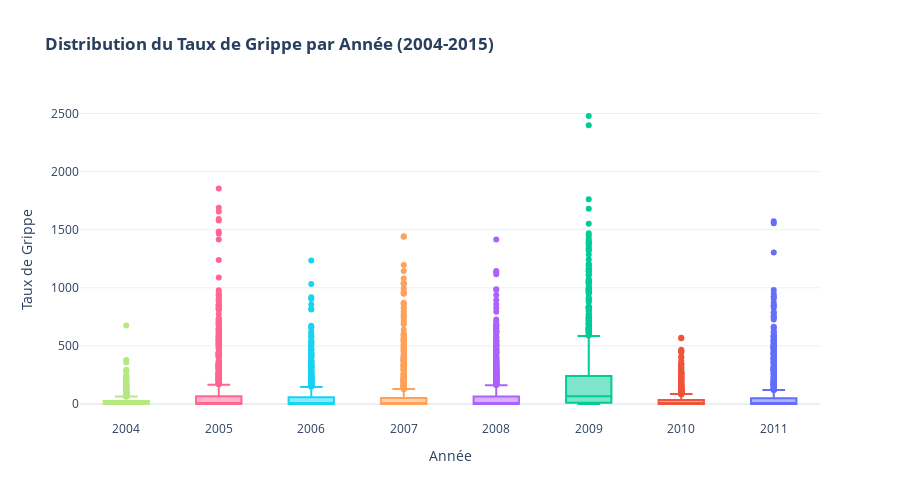

Notebook code for this chart:
### Code cell
# Graphique Boxplot du Taux de Grippe par année
fig_year = px.box(
    df, 
    x='year', 
    y='TauxGrippe',
    color='year',  
    points='outliers', # Affiche uniquement les points extrêmes
    title='<b>Distribution du Taux de Grippe par Année (2004-2015)</b>',
    template='plotly_white',
    hover_data=['region_name', 'week'] # Affiche la région et la semaine au survol des points
)

fig_year.update_layout(
    xaxis_title="Année",
    yaxis_title="Taux de Grippe",
    showlegend=False,
    height=500
)
fig_year.show()

### Figure 1 — Plotly figure (JSON) as saved in the notebook; plotly's stock layout.template omitted (floating-point values rounded to 4 significant figures; data arrays with more than 128 entries replaced by an {"elided": "..."} marker saying what was removed)
{"data": [{"alignmentgroup": "True", "boxpoints": "outliers", "customdata": {"elided": "1144x2 mixed values"}, "hovertemplate": "year=%{x}<br>TauxGrippe=%{y}<br>region_name=%{customdata[0]}<br>week=%{customdata[1]}<extra></extra>", "legendgroup": "2011", "marker": {"color": "#636efa"}, "name": "2011", "notched": false, "offsetgroup": "2011", "orientation": "v", "showlegend": true, "type": "box", "x": {"elided": "1144 int values"}, "x0": " ", "xaxis": "x", "y": {"elided": "1144 int values"}, "y0": " ", "yaxis": "y"}, {"alignmentgroup": "True", "boxpoints": "outliers", "customdata": {"elided": "1166x2 mixed values"}, "hovertemplate": "year=%{x}<br>TauxGrippe=%{y}<br>region_name=%{customdata[0]}<br>week=%{customdata[1]}<extra></extra>", "legendgroup": "2010", "marker": {"color": "#EF553B"}, "name": "2010", "notched": false, "offsetgroup": "2010", "orientation": "v", "showlegend": true, "type": "box", "x": {"elided": "1166 int values"}, "x0": " ", "xaxis": "x", "y": {"elided": "1166 int values"}, "y0": " ", "yaxis": "y"}, {"alignmentgroup": "True", "boxpoints": "outliers", "customdata": {"elided": "1144x2 mixed values"}, "hovertemplate": "year=%{x}<br>TauxGrippe=%{y}<br>region_name=%{customdata[0]}<br>week=%{customdata[1]}<extra></extra>", "legendgroup": "2009", "marker": {"color": "#00cc96"}, "name": "2009", "notched": false, "offsetgroup": "2009", "orientation": "v", "showlegend": true, "type": "box", "x": {"elided": "1144 int values"}, "x0": " ", "xaxis": "x", "y": {"elided": "1144 int values"}, "y0": " ", "yaxis": "y"}, {"alignmentgroup": "True", "boxpoints": "outliers", "customdata": {"elided": "1144x2 mixed values"}, "hovertemplate": "year=%{x}<br>TauxGrippe=%{y}<br>region_name=%{customdata[0]}<br>week=%{customdata[1]}<extra></extra>", "legendgroup": "2008", "marker": {"color": "#ab63fa"}, "name": "2008", "notched": false, "offsetgroup": "2008", "orientation": "v", "showlegend": true, "type": "box", "x": {"elided": "1144 int values"}, "x0": " ", "xaxis": "x", "y": {"elided": "1144 int values"}, "y0": " ", "yaxis": "y"}, {"alignmentgroup": "True", "boxpoints": "outliers", "customdata": {"elided": "1144x2 mixed values"}, "hovertemplate": "year=%{x}<br>TauxGrippe=%{y}<br>region_name=%{customdata[0]}<br>week=%{customdata[1]}<extra></extra>", "legendgroup": "2007", "marker": {"color": "#FFA15A"}, "name": "2007", "notched": false, "offsetgroup": "2007", "orientation": "v", "showlegend": true, "type": "box", "x": {"elided": "1144 int values"}, "x0": " ", "xaxis": "x", "y": {"elided": "1144 int values"}, "y0": " ", "yaxis": "y"}, {"alignmentgroup": "True", "boxpoints": "outliers", "customdata": {"elided": "1144x2 mixed values"}, "hovertemplate": "year=%{x}<br>TauxGrippe=%{y}<br>region_name=%{customdata[0]}<br>week=%{customdata[1]}<extra></extra>", "legendgroup": "2006", "marker": {"color": "#19d3f3"}, "name": "2006", "notched": false, "offsetgroup": "2006", "orientation": "v", "showlegend": true, "type": "box", "x": {"elided": "1144 int values"}, "x0": " ", "xaxis": "x", "y": {"elided": "1144 int values"}, "y0": " ", "yaxis": "y"}, {"alignmentgroup": "True", "boxpoints": "outliers", "customdata": {"elided": "1166x2 mixed values"}, "hovertemplate": "year=%{x}<br>TauxGrippe=%{y}<br>region_name=%{customdata[0]}<br>week=%{customdata[1]}<extra></extra>", "legendgroup": "2005", "marker": {"color": "#FF6692"}, "name": "2005", "notched": false, "offsetgroup": "2005", "orientation": "v", "showlegend": true, "type": "box", "x": {"elided": "1166 int values"}, "x0": " ", "xaxis": "x", "y": {"elided": "1166 int values"}, "y0": " ", "yaxis": "y"}, {"alignmentgroup": "True", "boxpoints": "outliers", "customdata": {"elided": "1144x2 mixed values"}, "hovertemplate": "year=%{x}<br>TauxGrippe=%{y}<br>region_name=%{customdata[0]}<br>week=%{customdata[1]}<extra></extra>", "legendgroup": "2004", "marker": {"color": "#B6E880"}, "name": "2004", "notched": false, "offsetgroup": "2004", "orientation": "v", "showlegend": true, "type": "box", "x": {"elided": "1144 int values"}, "x0": " ", "xaxis": "x", "y": {"elided": "1144 int values"}, "y0": " ", "yaxis": "y"}], "layout": {"boxmode": "overlay", "height": 500, "legend": {"title": {"text": "year"}, "tracegroupgap": 0}, "showlegend": false, "title": {"text": "<b>Distribution du Taux de Grippe par Année (2004-2015)</b>"}, "xaxis": {"anchor": "y", "categoryarray": [2011, 2010, 2009, 2008, 2007, 2006, 2005, 2004], "categoryorder": "array", "domain": [0, 1], "title": {"text": "Année"}}, "yaxis": {"anchor": "x", "domain": [0, 1], "title": {"text": "Taux de Grippe"}}}}
